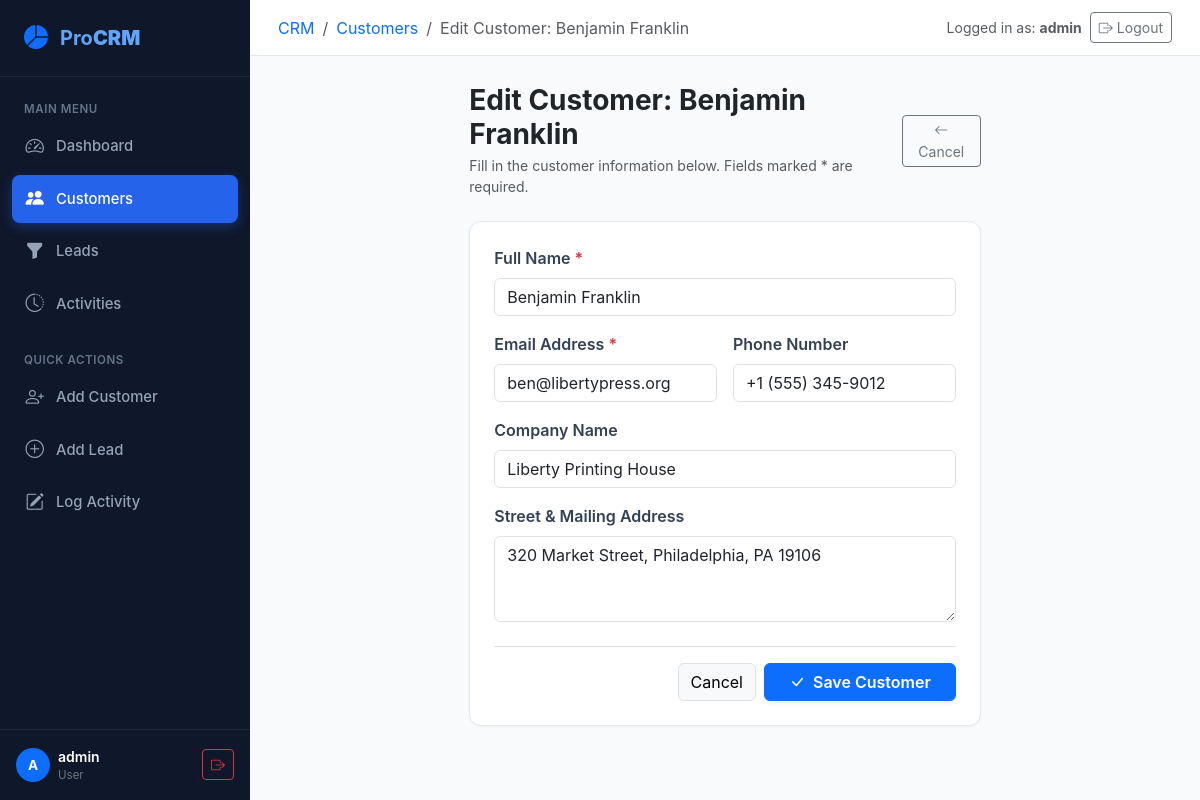
Screenshot of /customers/24/edit/ (signed in) with the database file from the repository.
### crm/models.py (models this page shows, shortened)
class Customer(models.Model):
    name = models.CharField(max_length=150, verbose_name="Full Name")
    email = models.EmailField(unique=True, verbose_name="Email Address")
    phone = models.CharField(max_length=20, blank=True, verbose_name="Phone Number")
    company = models.CharField(max_length=150, blank=True, verbose_name="Company Name")
    address = models.TextField(blank=True, verbose_name="Address")
    created_at = models.DateTimeField(auto_now_add=True, verbose_name="Date Added")
    updated_at = models.DateTimeField(auto_now=True, verbose_name="Last Updated")
    class Meta:
        ordering = ['-created_at']
        verbose_name = "Customer"
        verbose_name_plural = "Customers"

### crm/views.py (the view)
# urls.py: path('customers/<int:pk>/edit/', views.customer_update, name='customer_update'),
@login_required
def customer_update(request, pk):
    customer = get_object_or_404(Customer, pk=pk)
    if request.method == 'POST':
        form = CustomerForm(request.POST, instance=customer)
        if form.is_valid():
            customer = form.save()
            messages.success(request, f"Customer '{customer.name}' was updated successfully!")
            return redirect('customer_detail', pk=customer.pk)
        else:
            messages.error(request, "Please review the form errors below.")
    else:
        form = CustomerForm(instance=customer)
    return render(request, 'crm/customers/customer_form.html', {
        'form': form,
        'customer': customer,
        'title': f'Edit Customer: {customer.name}',
        'is_edit': True,
    })

### crm/forms.py
class CustomerForm(forms.ModelForm):
    class Meta:
        model = Customer
        fields = ['name', 'email', 'phone', 'company', 'address']
        widgets = {
            'name': forms.TextInput(attrs={
                'class': 'form-control',
                'placeholder': 'e.g. John Doe'
            }),
            'email': forms.EmailInput(attrs={
                'class': 'form-control',
                'placeholder': 'e.g. john@example.com'
            }),
            'phone': forms.TextInput(attrs={
                'class': 'form-control',
                'placeholder': 'e.g. +1 (555) 123-4567'
            }),
            'company': forms.TextInput(attrs={
                'class': 'form-control',
                'placeholder': 'e.g. Acme Corporation'
            }),
            'address': forms.Textarea(attrs={
                'class': 'form-control',
                'rows': 3,
                'placeholder': 'Street address, city, state, postal code'
            }),
        }

### crm/templates/crm/customers/customer_form.html (shortened to what this page needs)
{% extends 'crm/base.html' %}
{% block breadcrumb %}
<li class="breadcrumb-item"><a href="{% url 'customer_list' %}" class="text-decoration-none">Customers</a></li>
<li class="breadcrumb-item active" aria-current="page">{{ title }}</li>
{% endblock %}
{% block content %}
<div class="row justify-content-center">
    <div class="col-lg-8 col-xl-7">
        <div class="d-flex align-items-center justify-content-between mb-4">
            <div>
                <h3 class="fw-bold text-dark mb-1">{{ title }}</h3>
                <p class="text-muted small mb-0">Fill in the customer information below. Fields marked * are required.</p>
            </div>
            <a href="{% if is_edit %}{% url 'customer_detail' customer.pk %}{% else %}{% url 'customer_list' %}{% endif %}" class="btn btn-outline-secondary btn-sm">
                <i class="bi bi-arrow-left"></i> Cancel
            </a>
        </div>
        <div class="crm-card">
            <div class="card-body p-4">
                <form method="post" novalidate>
                    <div class="mb-3">
                        <label for="{{ form.name.id_for_label }}" class="form-label fw-semibold">
                            Full Name <span class="text-danger">*</span>
                        </label>
                        {{ form.name }}
                    </div>
                    <div class="row g-3 mb-3">
                        <div class="col-md-6">
                            <label for="{{ form.email.id_for_label }}" class="form-label fw-semibold">
                                Email Address <span class="text-danger">*</span>
                            </label>
                            {{ form.email }}
                        </div>
                        <div class="col-md-6">
                            <label for="{{ form.phone.id_for_label }}" class="form-label fw-semibold">Phone Number</label>
                            {{ form.phone }}
                        </div>
                    </div>
                    <div class="mb-3">
                        <label for="{{ form.company.id_for_label }}" class="form-label fw-semibold">Company Name</label>
                        {{ form.company }}
                    </div>
                    <div class="mb-4">
                        <label for="{{ form.address.id_for_label }}" class="form-label fw-semibold">Street & Mailing Address</label>
                        {{ form.address }}
                    </div>
                    <div class="d-flex align-items-center justify-content-end gap-2 pt-3 border-top">
                        <a href="{% if is_edit %}{% url 'customer_detail' customer.pk %}{% else %}{% url 'customer_list' %}{% endif %}" class="btn btn-light border">
                            Cancel
                        </a>
                        <button type="submit" class="btn btn-primary px-4 fw-semibold shadow-sm">
                            <i class="bi bi-check-lg me-1"></i> Save Customer
                        </button>
                    </div>
                </form>
            </div>
        </div>
    </div>
</div>
{% endblock %}

### crm/templates/crm/base.html (shortened to what this page needs)
{% load static %}
<!DOCTYPE html>
<html lang="en">
<head>
    <link href="https://cdn.jsdelivr.net/npm/bootstrap@5.3.3/dist/css/bootstrap.min.css" rel="stylesheet">
    <link href="https://cdn.jsdelivr.net/npm/bootstrap-icons@1.11.3/font/bootstrap-icons.min.css" rel="stylesheet">
    <link href="{% static 'crm/css/style.css' %}" rel="stylesheet">
</head>
<body>
{% if user.is_authenticated %}
    <div class="crm-wrapper">
        <aside class="crm-sidebar" id="crmSidebar">
            <a href="{% url 'dashboard' %}" class="crm-sidebar-brand">
                <i class="bi bi-pie-chart-fill text-primary fs-4"></i>
                <span>Pro<strong>CRM</strong></span>
            </a>
            <div class="crm-sidebar-nav">
                <div class="crm-nav-label">Main Menu</div>
                <a href="{% url 'dashboard' %}" class="crm-nav-link {% if request.resolver_match.url_name == 'dashboard' %}active{% endif %}">
                    <i class="bi bi-speedometer2"></i>
                    <span>Dashboard</span>
                </a>
                <a href="{% url 'customer_list' %}" class="crm-nav-link {% if 'customer' in request.resolver_match.url_name %}active{% endif %}">
                    <i class="bi bi-people-fill"></i>
                    <span>Customers</span>
                </a>
                <a href="{% url 'lead_list' %}" class="crm-nav-link {% if 'lead' in request.resolver_match.url_name %}active{% endif %}">
                    <i class="bi bi-funnel-fill"></i>
                    <span>Leads</span>
                </a>
                <a href="{% url 'activity_list' %}" class="crm-nav-link {% if 'activity' in request.resolver_match.url_name %}active{% endif %}">
                    <i class="bi bi-clock-history"></i>
                    <span>Activities</span>
                </a>
                <div class="crm-nav-label mt-3">Quick Actions</div>
                <a href="{% url 'customer_create' %}" class="crm-nav-link">
                    <i class="bi bi-person-plus"></i>
                    <span>Add Customer</span>
                </a>
                <a href="{% url 'lead_create' %}" class="crm-nav-link">
                    <i class="bi bi-plus-circle"></i>
                    <span>Add Lead</span>
                </a>
                <a href="{% url 'activity_create' %}" class="crm-nav-link">
                    <i class="bi bi-pencil-square"></i>
                    <span>Log Activity</span>
                </a>
            </div>
            <div class="crm-sidebar-footer">
                <div class="d-flex align-items-center justify-content-between">
                    <div class="d-flex align-items-center gap-2">
                        <div class="bg-primary text-white rounded-circle d-flex align-items-center justify-content-center fw-bold" style="width: 34px; height: 34px; font-size: 0.85rem;">
                            {{ user.username|make_list|first|upper }}
                        </div>
                        <div class="text-truncate" style="max-width: 120px;">
                            <div class="text-white small fw-semibold text-truncate">{{ user.username }}</div>
                            <div class="text-secondary" style="font-size: 0.72rem;">User</div>
                        </div>
                    </div>
                    <a href="{% url 'logout' %}" class="btn btn-sm btn-outline-danger" title="Logout">
                        <i class="bi bi-box-arrow-right"></i>
                    </a>
                </div>
            </div>
        </aside>
        <div class="crm-main">
            <header class="crm-topbar">
                <div class="d-flex align-items-center gap-3">
                    <nav aria-label="breadcrumb">
                        <ol class="breadcrumb mb-0 small">
                            <li class="breadcrumb-item"><a href="{% url 'dashboard' %}" class="text-decoration-none">CRM</a></li>
                            {% block breadcrumb %}{% endblock %}
                        </ol>
                    </nav>
                </div>
                <div class="d-flex align-items-center gap-2">
                    <span class="text-muted small d-none d-sm-inline">Logged in as: <strong>{{ user.username }}</strong></span>
                    <a href="{% url 'logout' %}" class="btn btn-sm btn-outline-secondary d-flex align-items-center gap-1">
                        <i class="bi bi-box-arrow-right"></i>
                        <span class="d-none d-sm-inline">Logout</span>
                    </a>
                </div>
            </header>
            <main class="crm-content">
                {% block content %}{% endblock %}
            </main>
        </div>
    </div>
{% endif %}
</body>
</html>

### crm/static/crm/css/style.css (style rules this page uses)
:root { --crm-sidebar-width: 250px; --crm-sidebar-bg: #0f172a; --crm-sidebar-text: #cbd5e1; --crm-sidebar-active: #2563eb; --crm-sidebar-hover: #1e293b; --crm-body-bg: #f8fafc; --crm-card-border: #e2e8f0; }
body { background-color: var(--crm-body-bg); color: #334155; font-family: -apple-system, BlinkMacSystemFont, "Segoe UI", Roboto, "Helvetica Neue", Arial, sans-serif; min-height: 100vh; }
.crm-wrapper { display: flex; min-height: 100vh; width: 100%; }
.crm-sidebar { width: var(--crm-sidebar-width); background-color: var(--crm-sidebar-bg); color: var(--crm-sidebar-text); flex-shrink: 0; display: flex; flex-direction: column; transition: all 0.25s ease-in-out; z-index: 1030; }
.crm-sidebar-brand { padding: 1.25rem 1.5rem; font-size: 1.25rem; font-weight: 700; color: #ffffff; display: flex; align-items: center; gap: 0.75rem; border-bottom: 1px solid rgba(255, 255, 255, 0.08); text-decoration: none; }
.crm-sidebar-nav { padding: 1rem 0.75rem; flex: 1 1 auto; overflow-y: auto; }
.crm-nav-label { padding: 0.5rem 0.75rem 0.25rem; font-size: 0.72rem; font-weight: 600; text-transform: uppercase; letter-spacing: 0.05em; color: #64748b; }
.crm-nav-link { display: flex; align-items: center; gap: 0.75rem; padding: 0.65rem 0.85rem; color: #94a3b8; border-radius: 0.5rem; text-decoration: none; font-size: 0.925rem; font-weight: 500; margin-bottom: 0.25rem; transition: background 0.15s, color 0.15s; }
.crm-nav-link.active { background-color: var(--crm-sidebar-active); color: #ffffff; box-shadow: 0 4px 12px rgba(37, 99, 235, 0.35); }
.crm-nav-link i { font-size: 1.15rem; }
.crm-sidebar-footer { padding: 1rem; border-top: 1px solid rgba(255, 255, 255, 0.08); }
.crm-main { flex: 1 1 auto; display: flex; flex-direction: column; min-width: 0; }
.crm-topbar { background: #ffffff; border-bottom: 1px solid var(--crm-card-border); padding: 0.75rem 1.75rem; display: flex; align-items: center; justify-content: space-between; position: sticky; top: 0; z-index: 1020; }
.crm-content { padding: 1.75rem; flex: 1 1 auto; }
.crm-card { background: #ffffff; border: 1px solid var(--crm-card-border); border-radius: 0.75rem; box-shadow: 0 1px 3px rgba(0, 0, 0, 0.04); margin-bottom: 1.5rem; }

### rows the page displays
Customer: name "Benjamin Franklin", email "ben@libertypress.org", phone "+1 (555) 345-9012", company "Liberty Printing House", address "320 Market Street, Philadelphia, PA 19106"

### other values shown
{{ user.username|make_list|first|upper }} "A"
{{ user.username }} "admin"
{{ title }} "Edit Customer: Benjamin Franklin"
